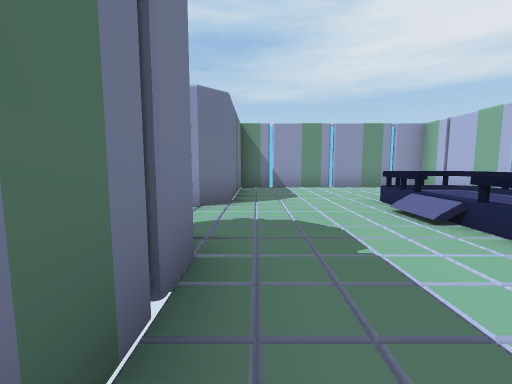
[1] (above)

17 first-person views from a walk through a 3-D level made in the Unity game engine. The camera is 1.5 m above the floor, tilts 6° down and sees 90° across. The floor is counted in squares, 2 m on a side. Each view is taken from the middle of a square. On the plan, view 1 faces up. The plan holds only what a view shows up to about 9 squares ahead; the rest is blank. The player is left out.

[2]
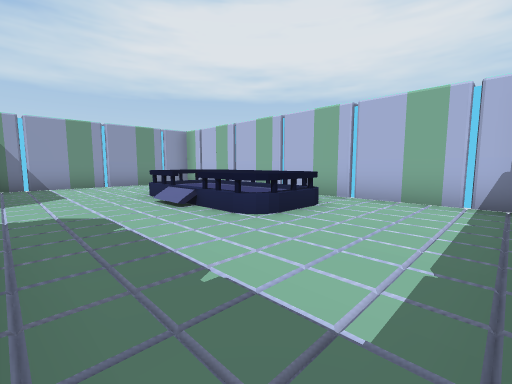

[3]
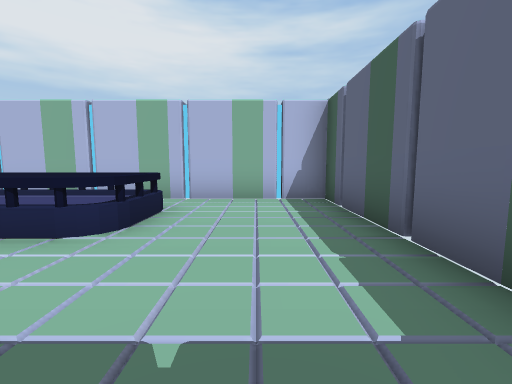

[4]
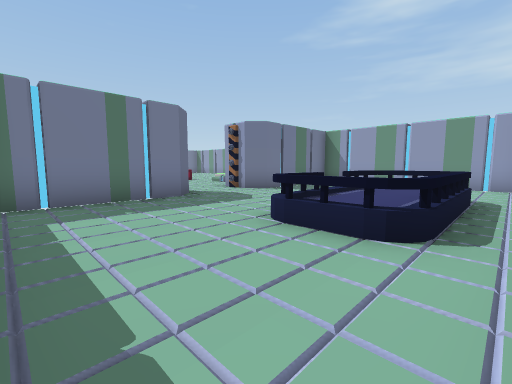

[5]
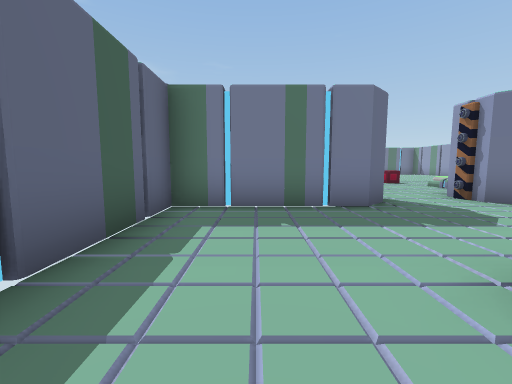

[6]
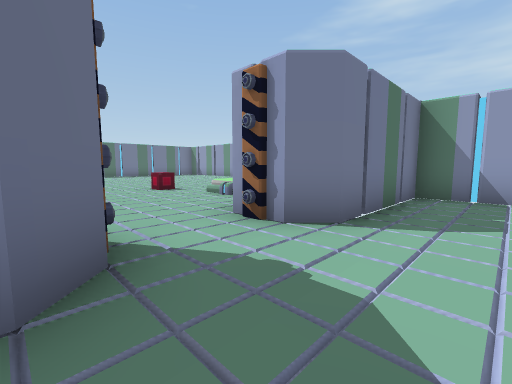

[7]
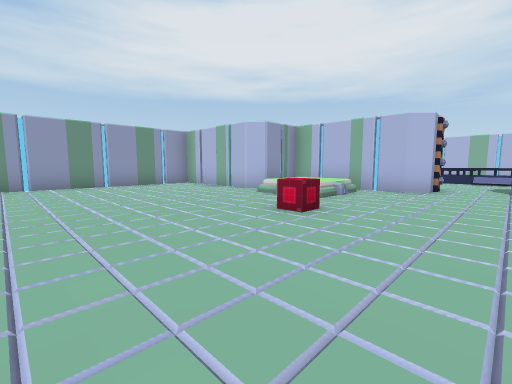

[8]
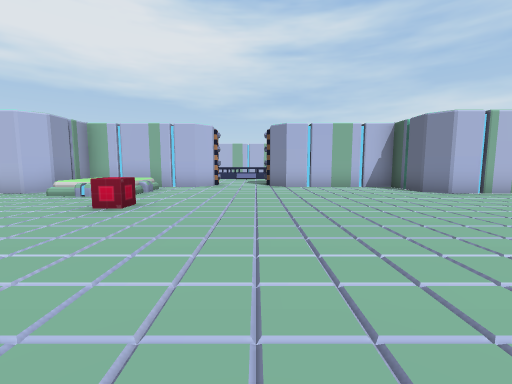

[9]
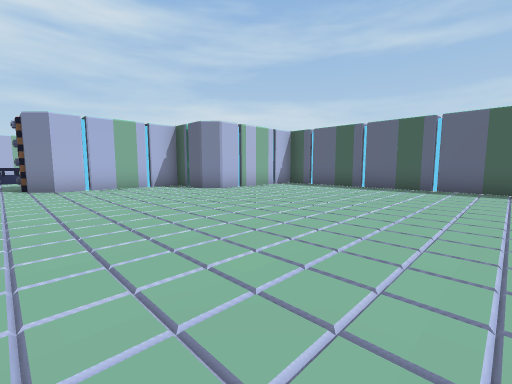

[10]
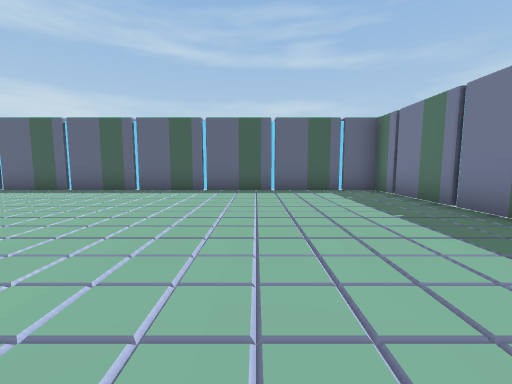

[11]
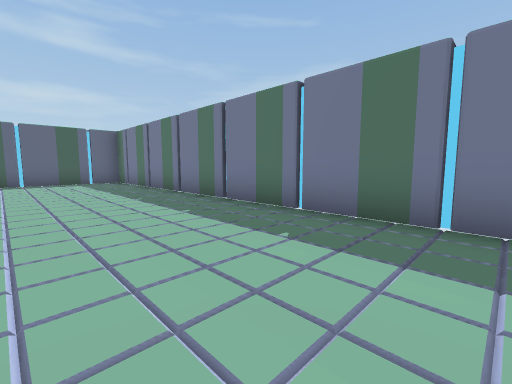

[12]
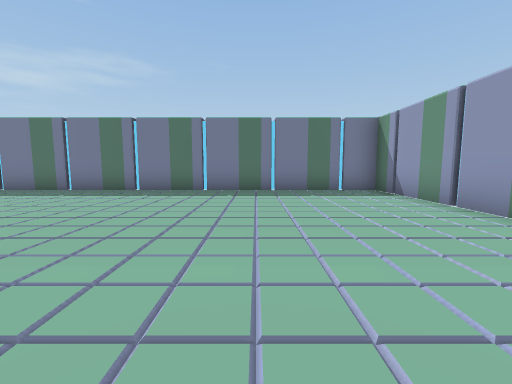

[13]
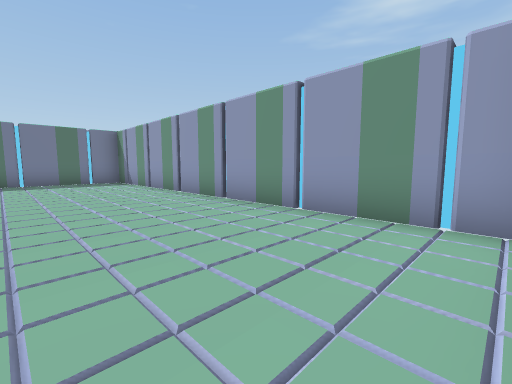

[14]
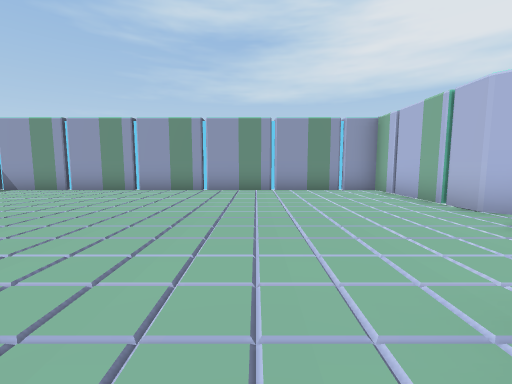

[15]
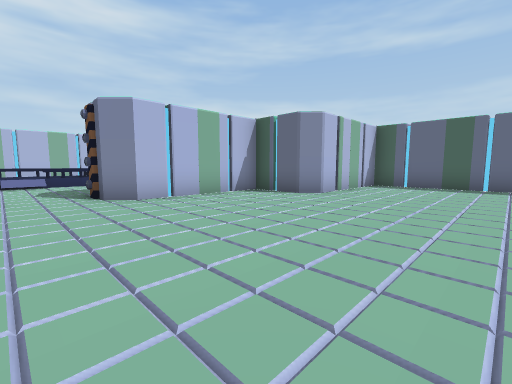

[16]
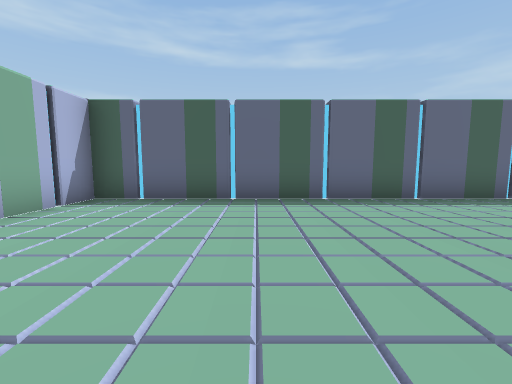

[17]
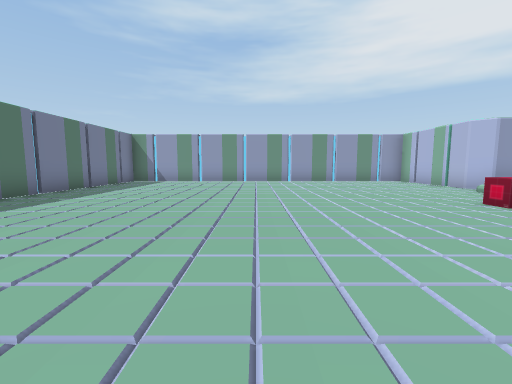

### Floor plan
Ten units are one square. View 1 is at (0, 0); x grows to the right and y downward. Boxes are objects, and circles mark ways between rooms. Rooms are numbered by the first view taken in them; rooms with no view inside come last. Other rooms are left out.
<svg viewBox="-170 -130 230 190">
<path fill="none" stroke="#000" d="M-11 -26 -5 -20 -5 15 55 15 55 -85 -5 -85 -5 -50 -10 -45 -20 -45M-20 -45 -25 -50 -25 -85 -40 -85 -45 -90 -45 -125 -165 -125 -165 55 -45 55 -45 20 -40 15 -25 15 -25 -20 -20 -25"/>
<rect x="-25" y="-45" width="20" height="10" fill="#bbb"><title>gate</title></rect>
<rect x="25" y="-55" width="20" height="40" fill="#bbb"><title>other object</title></rect>
<rect x="-65" y="-65" width="10" height="10" fill="#bbb"><title>other object</title></rect>
<rect x="-35" y="-75" width="10" height="10" fill="#bbb"><title>other object</title></rect>
<circle cx="-15" cy="-35" r="3" fill="#2a7"/>
<text x="20" y="-40">1</text>
<text x="-100" y="-30">2</text>
</svg>
Room 1 opens to room 2.

Where each view was taken, in squares from view 1:
view 1: 0 up, 0 right, facing up
view 2: 1 down, 0 right, facing up-right
view 3: 0 up, 0 right, facing right
view 4: 1 down, 5 right, facing up-left
view 5: 0 up, 4 right, facing left
view 6: 2 up, 1 right, facing up-left
view 7: 3 up, 10 left, facing up-right
view 8: 3 up, 11 left, facing right
view 9: 3 up, 11 left, facing down-right
view 10: 2 up, 13 left, facing down
view 11: 6 up, 13 left, facing down-left
view 12: 9 up, 9 left, facing left
view 13: 9 up, 5 left, facing up-left
view 14: 5 up, 8 left, facing up
view 15: 4 up, 8 left, facing down-right
view 16: 0 up, 8 left, facing down
view 17: 1 up, 11 left, facing up
